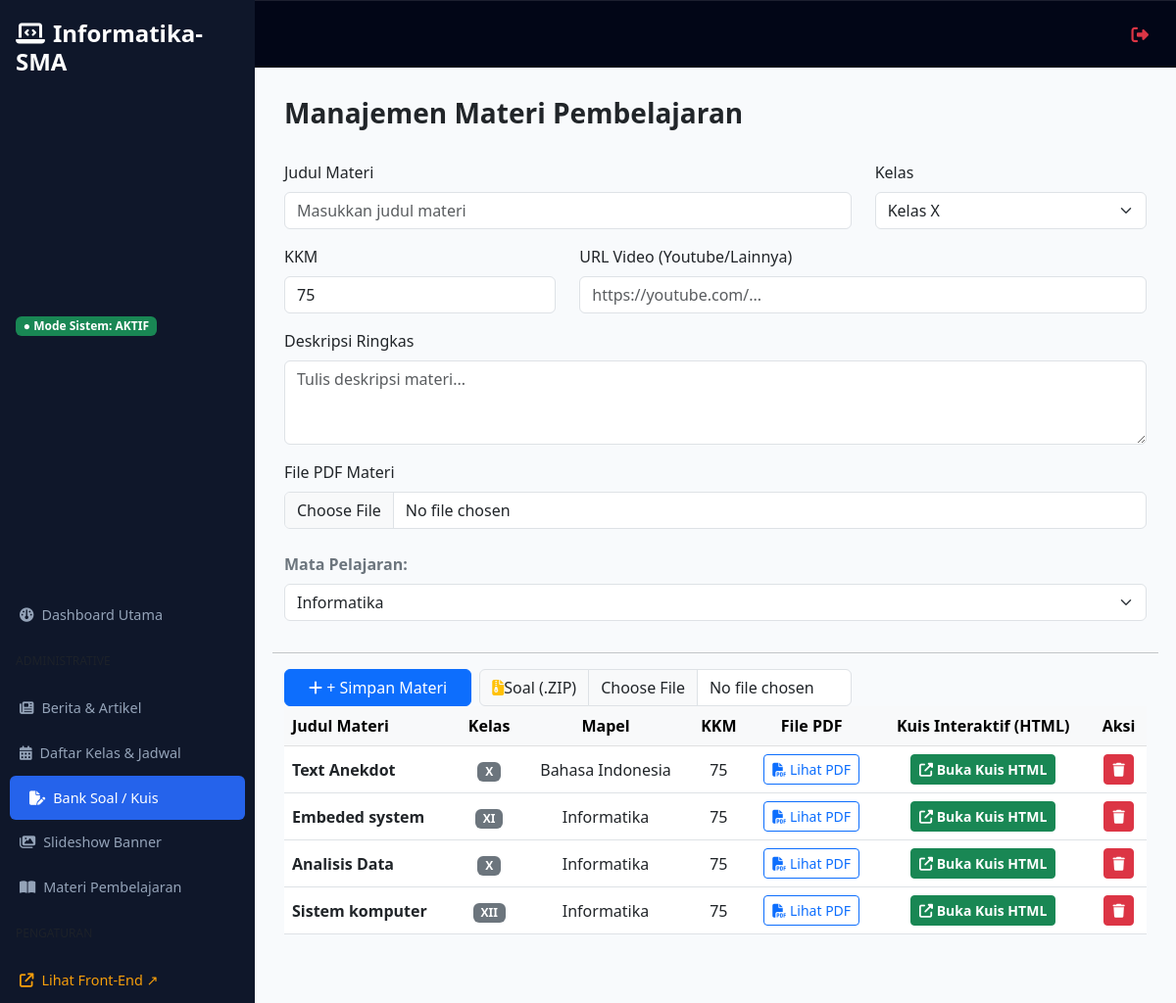
The page /materi/ (signed in) on the database its author committed.
### portal/models.py (models this page shows, shortened)
class MateriPembelajaran(models.Model):
    KELAS_CHOICES = [
        ('X', 'Kelas X'),
        ('XI', 'Kelas XI'),
        ('XII', 'Kelas XII'),
    ]
    MAPEL_CHOICES = [
        ('Informatika', 'Informatika'),
        ('Matematika', 'Matematika'),
        ('Fisika', 'Fisika'),
        ('Kimia', 'Kimia'),
        ('Biologi', 'Biologi'),
        ('Bahasa Indonesia', 'Bahasa Indonesia'),
        ('Bahasa Inggris', 'Bahasa Inggris'),
        ('Sejarah', 'Sejarah'),
        ('Sosiologi', 'Sosiologi'),
        ('Ekonomi', 'Ekonomi'),
        ('Geografi', 'Geografi'),
        ('PJOK', 'PJOK'),
        ('Seni Budaya', 'Seni Budaya'),
        ('PPKn', 'PPKn'),
        ('PAI', 'Pendidikan Agama Islam'),
        ('Leadership', 'Leadership'),
    ]
    judul = models.CharField(max_length=255)
    kelas = models.CharField(max_length=5, choices=KELAS_CHOICES, default='X')
    mapel = models.CharField(max_length=100, choices=MAPEL_CHOICES, default='Informatika', verbose_name="Mata Pelajaran")
    deskripsi = models.TextField(blank=True, null=True)
    video_url = models.URLField(max_length=500, blank=True, null=True)
    file_pdf = models.FileField(upload_to='modul_pdf/', blank=True, null=True)
    kkm = models.IntegerField(default=75)
    has_post_test = models.BooleanField(default=False)
    file_zip = models.FileField(upload_to='materi_zip/', blank=True, null=True)
    folder_ekstrak = models.CharField(max_length=255, blank=True, null=True)
    created_at = models.DateTimeField(auto_now_add=True)

### portal/views.py (the view, shortened to what this page needs)
# urls.py: path('materi/', views.materi_view, name='materi_list'),
@login_required(login_url='login')
def materi_view(request):
    selected_mapel = request.GET.get('mapel', 'semua')
    if selected_mapel and selected_mapel != 'semua':
        materi_list = MateriPembelajaran.objects.filter(mapel=selected_mapel).order_by('-id')
    else:
        materi_list = MateriPembelajaran.objects.all().order_by('-id')
    daftar_mapel = [choice[0] for choice in getattr(MateriPembelajaran, 'MAPEL_CHOICES', [])]
    context = {
        'materi_list': materi_list,
        'daftar_mapel': daftar_mapel,
        'selected_mapel': selected_mapel,
        'total_jadwal': JadwalPelajaran.objects.count(),
        'total_berita': BeritaArtikel.objects.count(),
        'total_banner': SlideBanner.objects.count(),
        'total_kuis': BankSoal.objects.count(),
        'total_materi': materi_list.count(),
        'active_tab': 'materi'
    }
    return render(request, 'portal/materi.html', context)

### portal/templates/portal/materi.html (shortened to what this page needs)
<!DOCTYPE html>
<html lang="id">
<head>
    <link href="https://cdn.jsdelivr.net/npm/bootstrap@5.3.0/dist/css/bootstrap.min.css" rel="stylesheet">
    <link rel="stylesheet" href="https://cdnjs.cloudflare.com/ajax/libs/font-awesome/6.4.0/css/all.min.css">
</head>
<body>
    <div class="sidebar">
        <h4 class="px-3 text-white fw-bold mb-1"><i class="fa-solid fa-laptop-code me-2"></i>Informatika-SMA</h4>
        <div class="px-3 mb-4"><span class="badge bg-success">● Mode Sistem: AKTIF</span></div>
        <ul class="sidebar-menu">
            <li><a href="{% url 'backend_dashboard' %}"><i class="fa-solid fa-gauge me-2"></i>Dashboard Utama</a></li>
            <li class="px-3 text-uppercase text-muted my-3" style="font-size: 0.75rem;">ADMINISTRATIVE</li>
            <li><a href="{% url 'backend_dashboard' %}"><i class="fa-solid fa-newspaper me-2"></i>Berita & Artikel</a></li>
            <li><a href="{% url 'backend_jadwal' %}"><i class="fa-solid fa-calendar-days me-2"></i>Daftar Kelas & Jadwal</a></li>
            <li><a href="{% url 'backend_bank_soal' %}" class="active"><i class="fa-solid fa-file-pen me-2"></i>Bank Soal / Kuis</a></li>
            <li><a href="{% url 'backend_banner' %}"><i class="fa-solid fa-images me-2"></i>Slideshow Banner</a></li>
            <li><a href="{% url 'materi_list' %}"><i class="fa-solid fa-book-open me-2"></i>Materi Pembelajaran</a></li>
            <li class="px-3 text-uppercase text-muted my-3" style="font-size: 0.75rem;">PENGATURAN</li>
            <li><a href="{% url 'frontend_home' %}" target="_blank" style="color: #f59e0b;"><i class="fa-solid fa-arrow-up-right-from-square me-2"></i>Lihat Front-End ↗</a></li>
        </ul>
    </div>
        <div class="sidebar-footer">
            <div class="d-flex align-items-center justify-content-between">
                <div class="d-flex align-items-center gap-2 overflow-hidden">
                    <div class="text-truncate">
                        <div class="fw-bold text-white small text-truncate">{{ user.username|default:"Admin" }}</div>
                        <div class="text-muted" style="font-size: 0.7rem;">Administrator</div>
                    </div>
                </div>
                <a href="{% url 'logout' %}" class="btn btn-outline-danger btn-sm border-0" title="Keluar">
                </a>
            </div>
        </div>
    <div class="main-content">
        <div id="section-materi" class="content-section active">
            <div class="d-flex justify-content-between align-items-center mb-4">
                <h3 class="fw-bold">Manajemen Materi Pembelajaran</h3>
            </div>
            <form method="POST" action="{% url 'materi_list' %}" enctype="multipart/form-data">
    <div class="row mb-3">
        <div class="col-md-8">
            <label class="form-label font-weight-bold">Judul Materi</label>
            <input type="text" name="judul" class="form-control" placeholder="Masukkan judul materi" required>
        </div>
        <div class="col-md-4">
            <label class="form-label font-weight-bold">Kelas</label>
            <select name="kelas" class="form-select" required>
                <option value="X">Kelas X</option>
            </select>
        </div>
    </div>
    <div class="row mb-3">
        <div class="col-md-4">
            <label class="form-label font-weight-bold">KKM</label>
            <input type="number" name="kkm" class="form-control" value="75">
        </div>
        <div class="col-md-8">
            <label class="form-label font-weight-bold">URL Video (Youtube/Lainnya)</label>
            <input type="url" name="video_url" class="form-control" placeholder="https://youtube.com/...">
        </div>
    </div>
    <div class="mb-3">
        <label class="form-label font-weight-bold">Deskripsi Ringkas</label>
        <textarea name="deskripsi" class="form-control" rows="3" placeholder="Tulis deskripsi materi..."></textarea>
    </div>
  <div class="row mb-4">
		<div class="mb-4">
			<label class="form-label font-weight-bold">File PDF Materi</label>
			<input type="file" name="file_pdf" class="form-control" accept=".pdf">
		</div>
		<div class="mb-3">
			<label class="form-label text-secondary fw-semibold">Mata Pelajaran:</label>
			<select name="mapel" class="form-select form-control-custom" required>
				<option value="Informatika">Informatika</option>
			</select>
		</div>
    <hr class="my-3">
    <div class="d-flex align-items-center gap-2">
        <button type="submit" name="submit_tambah_materi" class="btn btn-primary px-4">
            <i class="fas fa-plus"></i> + Simpan Materi
        </button>
        <div class="input-group" style="max-width: 380px;">
            <span class="input-group-text bg-light"><i class="fas fa-file-archive text-warning"></i> Soal (.ZIP)</span>
            <input type="file" name="file_zip" class="form-control" accept=".zip" title="Upload paket soal HTML (.ZIP)">
        </div>
    </div>
</form>
           <div class="table-responsive">
    <table class="table table-hover align-middle">
        <thead class="table-light">
            <tr>
                <th>Judul Materi</th>
                <th class="text-center">Kelas</th>
			    <th class="text-center">Mapel</th>
                <th class="text-center">KKM</th>
                <th class="text-center">File PDF</th>
                <th class="text-center">Kuis Interaktif (HTML)</th>
                <th class="text-center">Aksi</th>
            </tr>
        </thead>
        <tbody>
            {% for m in materi_list %}
            <tr>
                <td class="fw-bold">{{ m.judul }}</td>
                <td class="text-center">
                    <span class="badge bg-secondary">{{ m.kelas }}</span>
                </td>
				 <td class="text-center">{{ m.mapel }}</td>
                <td class="text-center">{{ m.kkm }}</td>
                <td class="text-center">
                    {% if m.file_pdf %}
                        <a href="{{ m.file_pdf.url }}" target="_blank" class="btn btn-sm btn-outline-primary">
                            <i class="fas fa-file-pdf"></i> Lihat PDF
                        </a>
                    {% else %}
                        <span class="text-muted small">-</span>
                    {% endif %}
                </td>
                <td class="text-center">
                    {% if m.file_zip or m.folder_ekstrak %}
                        <a href="{% url 'buka_soal_materi' m.id %}" target="_blank" class="btn btn-sm btn-success fw-bold">
                            <i class="fas fa-external-link-alt"></i> Buka Kuis HTML
                        </a>
                    {% else %}
                        <span class="badge bg-light text-muted border">Belum Upload ZIP</span>
                    {% endif %}
                </td>
                <td class="text-center">
                    <a href="{% url 'hapus_materi' m.id %}" class="btn btn-sm btn-danger" onClick="return confirm('Yakin ingin menghapus materi ini?')">
                        <i class="fas fa-trash"></i>
                    </a>
                </td>
            </tr>
            {% empty %}
            <tr>
                <td colspan="6" class="text-center text-muted py-4">Belum ada data materi.</td>
            </tr>
            {% endfor %}
        </tbody>
    </table>
</div>
</body>
</html>

### portal/templates/portal/materi.html (style rules this page uses)
body { background-color: #f8fafc; font-family: 'Segoe UI', Tahoma, Geneva, Verdana, sans-serif; }
.sidebar { width: 260px; position: fixed; top: 0; bottom: 0; background: #0f172a; color: white; padding-top: 20px; overflow-y: auto; z-index: 100; display: flex; flex-direction: column; justify-content: space-between; }
.sidebar-menu { list-style: none; padding: 0; margin: 0; }
.sidebar-menu a { color: #94a3b8; text-decoration: none; padding: 12px 20px; display: block; font-size: 0.9rem; transition: 0.2s; cursor: pointer; }
.sidebar-menu a.active, .sidebar-menu a:hover { background: #2563eb; color: white; border-radius: 6px; margin: 0 10px; }
.main-content { margin-left: 260px; padding: 30px; }
.sidebar-footer { padding: 15px 20px; background: #020617; border-top: 1px solid rgba(255,255,255,0.1); }
.content-section { display: none; }
.content-section.active { display: block; }

### rows shown on the page
MateriPembelajaran: judul "Text Anekdot", kelas "X", mapel "Bahasa Indonesia", kkm "75", shows "Buka Kuis HTML"
MateriPembelajaran: judul "Embeded system", kelas "XI", mapel "Informatika", kkm "75", shows "Buka Kuis HTML"
MateriPembelajaran: judul "Analisis Data", kelas "X", mapel "Informatika", kkm "75", shows "Buka Kuis HTML"
MateriPembelajaran: judul "Sistem komputer", kelas "XII", mapel "Informatika", kkm "75", shows "Buka Kuis HTML"
